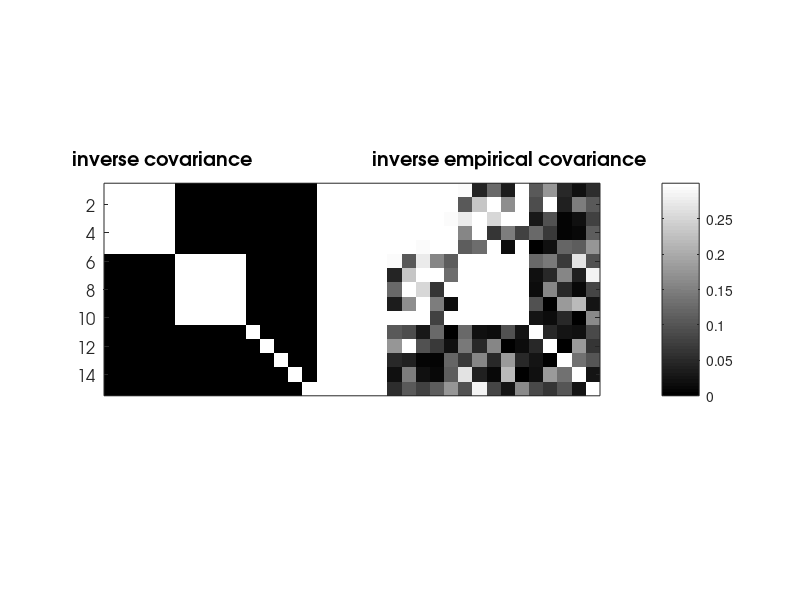

Reproduce this figure in MATLAB. (Note: this script raises an error after producing the figure.)
%
%        SYNTHETIC EXPERIMENT FOR LEARNING GGM WITH LATENT VARIABLES
%
% Regularized problem for chain latent group Lasso 
%
%       min_x |S^.5*Z*S^.5-S|+lambda*omega(Z)
%
% 
%%%%%%%%%%%%
% Marina Vinyes and Guillaume Obozinski, 2016
% %%%%%%%%%%%%

%% add paths
clc; clear all;
addpath('../main');
addpath('../active-set');
addpath('../atom-selection');
addpath('../utils');
addpath('../other');

%% Experimental Setting
n=300;
p=15;
sigma=0;
lambda=.1;

%% Covariance and design matrix
rho1 = 0.7;
rho2 = 0.9;
C=eye(15);
C(1:5,1:5) = rho1*ones(5)+(1-rho1)*eye(5);
C(6:10,6:10) = rho2*ones(5)+(1-rho2)*eye(5);
des=inv(C);

%% output
out_as.cpu=[];
out_as.na=[];
out_as.qp=[];
out_as.hessian=[];
out_as.time=[];
out_bcd.cpu=[];
out_cndg.cpu=[];

%% data
mu = zeros(1,p); % vector of means
Y = mvnrnd(mu, C+sigma^2*eye(p), n)';
S=cov(Y');

%%
figure(3);
imagesc([abs(C) 1*ones(p,5) abs(inv(S))]); colormap gray;
hTitle=title('   inverse covariance                        inverse empirical covariance');
% set(gca,'XTick',0:20:135,'YTick',0:10:40);
h1=xlabel('');
h2=ylabel('');
set(h1,'Visible','off');
set(gca,'FontName','AvantGarde','FontWeight','normal','FontSize',12);
set(hTitle,'FontName','AvantGarde','FontSize',14,'FontWeight','bold');
set(h2,'FontName','AvantGarde','FontSize',14,'FontWeight','normal');
set(gca,'xtick',[])
caxis([0, 0.3]);
colorbar;
pbaspect([(2*p+5)/p 1 1]);

keyboard;
%% param

param.f=4;
param.diag=0;
param.PSD=true;
param.max_nb_main_loop=20;
param.powerIter=100;
param.stPtPowerIter=1000;
param.niterPS=10000;%5000
param.epsStop=1e-8;
param.PSdualityEpsilon=1e-3;
param.k=0;
param.PSmu=0; %strong convexity
param.verbose=1;
param.debug=0;
param.sloppy=0;
param.max_nb_atoms=param.max_nb_main_loop*param.niterPS;
param.cardfun=inf*ones(1,p);
param.cardfun(5)=1;
%%

param.lambda=lambda;
%% as quadprog
param.opt='asqp';
[Z_as,D_as, ActiveSet_as, hist_as, param_as, flaga_as, it_as] = cgan_lgm(S,inputData,param);
dg_as=hist_as.dg_sup;
tt_as=hist_as.time_sup;
fprintf('lambda=%f\n',lambda);
fprintf('......tt=%f dg=%f\n',hist_as.time(end),hist_as.dg(end));


%% Duality Gap Figure

xplot{1}=tt_as;
yplot{1}=dg_as;
colors = [1 0 0];
legendStr={'cg'};

figure(1)
for i=1
loglog(xplot{i},yplot{i},'-','LineWidth',2,'Color',colors(i,:),'DisplayName',legendStr{i}); 
hold on
end
title('duality gap lgl');
legend('show','Location','southwest');
grid on
hold off



xplot{1}=hist_as.time;
yplot{1}=hist_as.dg;
colors = [    1 0 0];
legendStr={'cg'};

figure(2)
for i=1
loglog(xplot{i},yplot{i},'-','LineWidth',2,'Color',colors(i,:),'DisplayName',legendStr{i}); 
hold on
end
title('duality gap lgl');
legend('show','Location','southwest');
grid on
hold off
